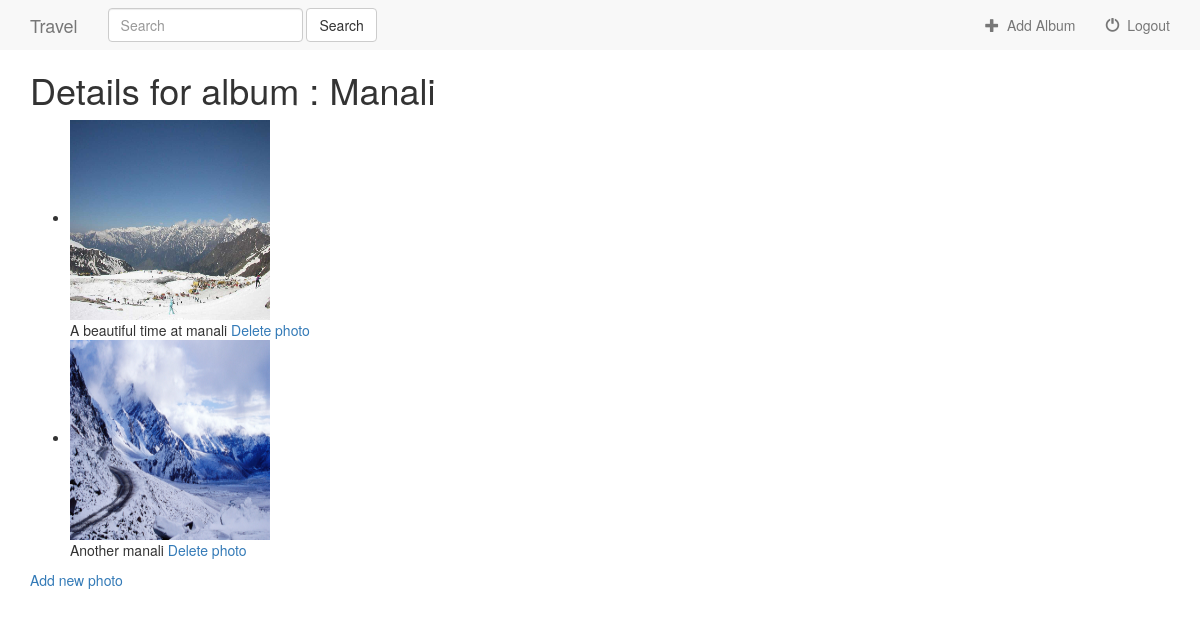
The app's page /travel/3/ (signed in) with its own data.
### travel/models.py (models this page shows, shortened)
class Album(models.Model):
    user = models.ForeignKey(User, default=1)
    album_title = models.CharField(max_length=500)
    album_logo = models.ImageField(upload_to='album_logo')

class Photo(models.Model):
    album = models.ForeignKey(Album, on_delete=models.CASCADE)
    photo_file = models.ImageField(upload_to='photo_file')
    photo_caption = models.CharField(max_length=100)

### travel/views.py (the view)
# urls.py: url(r'^(?P<album_id>[0-9]+)/$', views.details, name='details'),
def details(request, album_id):
    if not request.user.is_authenticated():
        return render(request, 'travel/login.html')
    else:
        user = request.user
        album = get_object_or_404(Album, pk=album_id)
        return render(request, 'travel/details.html', {'album': album, 'user': user})

### travel/templates/travel/details.html (shortened to what this page needs)
{% extends 'travel/base.html' %}
{% block body %}
    <div class="container">
        <h1>Details for album : {{ album.album_title }}</h1>
        <ul>
            {% for photo in album.photo_set.all %}
                <li>
                    <img src="{{ photo.photo_file.url }}" width="200" height="200"><br>
                    {{ photo.photo_caption }}
                    <a href="{% url 'travel:delete-photo' album.id photo.id %}">Delete photo</a>
                </li>
            {% endfor %}
        </ul>
        <a href="{% url 'travel:photo-add' album.id %}">Add new photo</a>
    </div>
{% endblock %}

### records on screen
Album: album_title "Manali"
Photo: photo_file (picture), photo_caption "A beautiful time at manali"
Photo: photo_file (picture), photo_caption "Another manali"
